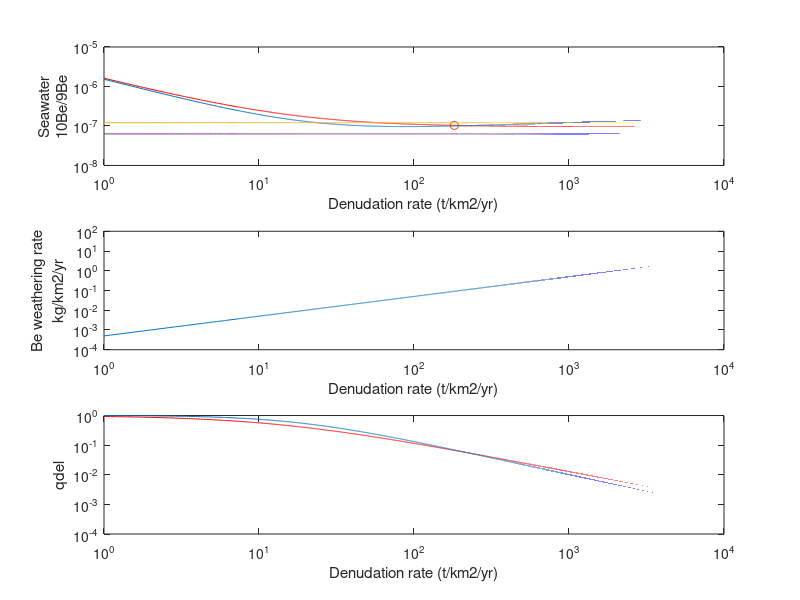

Reproduce this figure in MATLAB.
clear all;
%% definition of the paramaters
% GlobalRBe:volume-weighted average value of 10Be/9Be in global ocean basins
% qdel: the fraction of Be that survives the coastal scavenging
% Rkdtok: the ratio of Kd to k 
% Driv: The modern denudation rate (constant)
% NA:Avogadro constant
% CBecrust:the concentration of Be in the continental crust
% fmobile: the fraction of mobile (dissolved+ active) Be in the total 
% riverine Be flux
% A:the Mass number of Be
% Nsec:numbers of seconds per year
% Cl:coastalline length measured with a 100km-long ruler
% Drivall:The gloabl denudation rate (a variable)
%% the value of the constant 
NA=6.022*10^23;CBecrust=2.5*10^(-6);fmobile=0.2;A=9;
Nsec=3600*24*365;
Ariv=8.43;Aoc=36;F10Be=9.67*10^15;Alpha=145/182;Cl=255100;

%% calibration of model
Driv=182+182*0.2*(2*rand(1,1000000)-1);
GlobalRBe=10^-7*(1.035+2*0.06*(2*rand(1,1000000)-1));
 qdel=(Aoc/Ariv*F10Be/NA)./(GlobalRBe.*Driv.*CBecrust*10^6*fmobile/A-F10Be/NA);
 % calculation of Kd/k
 Rkdtok=((1./qdel)-1)./Driv/145*182/Ariv/10^7*Cl;
meanRkdtoK=mean(Rkdtok);
Drivall=1:0.1:10^4;
MRBeallocean1=(F10Be/NA*(Aoc/Ariv)+F10Be/NA./(1+meanRkdtoK.*Drivall*Alpha ...
*Ariv*10^7/Cl))./(Drivall*CBecrust*fmobile*10^6/A./(1+meanRkdtoK.*Drivall*Alpha ...
*Ariv*10^7/Cl));
WBeocean1=Drivall*CBecrust*fmobile*10^3;
Qdel1=1./(1+meanRkdtoK.*Drivall*Alpha*Ariv*10^7/Cl);
MRBeallocean2=(F10Be/NA*(Aoc/Ariv)+F10Be/NA./(1+meanRkdtoK.*Drivall.*(0.142.*log(Drivall)+0.0283)...
*Ariv*10^7/Cl))./(Drivall*CBecrust*fmobile*10^6/A./(1+meanRkdtoK.*Drivall.*(0.142.*log(Drivall)+0.0283)...
*Ariv*10^7/Cl));
Qdel2=1./(1+meanRkdtoK.*Drivall.*(0.142.*log(Drivall)+0.0283)*Ariv*10^7/Cl);

A(1)=182;B(1)=0.0000001035;
upli=10^-7*1.21*ones(1,99991);lowli=10^-7*0.63*ones(1,99991);
subplot(3,1,1);plot(Drivall,MRBeallocean1,'r'); hold on;plot(Drivall,MRBeallocean2);plot(A(1),B(1),'o');plot(Drivall,upli);plot(Drivall,lowli);hold off;
set(gca,'XScale','log');set(gca,'YScale','log');ylim([10^-8 10^-5]);xlabel('Denudation rate (t/km2/yr)');ylabel({'Seawater','10Be/9Be',});
subplot(3,1,2); plot(Drivall,WBeocean1);set(gca,'YScale','log');set(gca,'XScale','log');xlabel('Denudation rate (t/km2/yr)');ylabel({'Be weathering rate','kg/km2/yr',});ylim([0.0001 100]);
subplot(3,1,3); plot(Drivall,Qdel1,'r');hold on;plot(Drivall,Qdel2);hold off;set(gca,'YScale','log');set(gca,'XScale','log');xlabel('Denudation rate (t/km2/yr)');ylabel('qdel');

